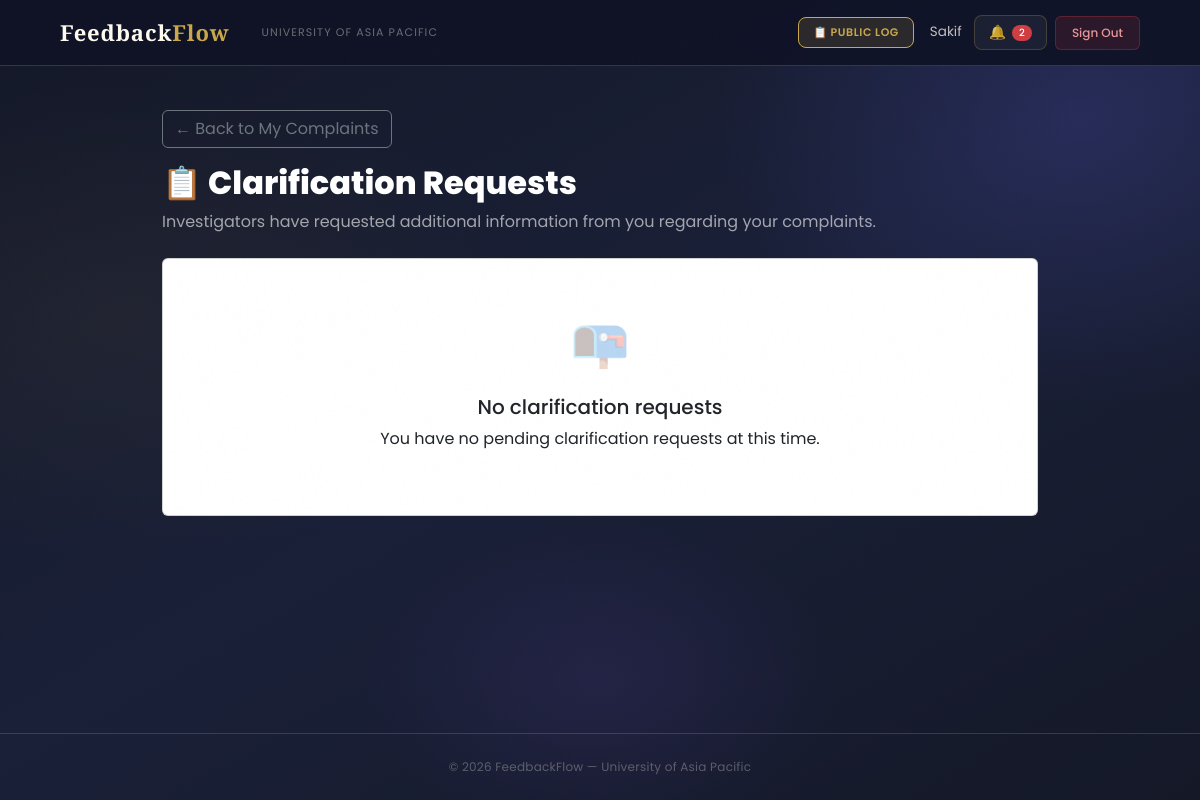
The app's page /complaints/clarifications/ (signed in), older data.
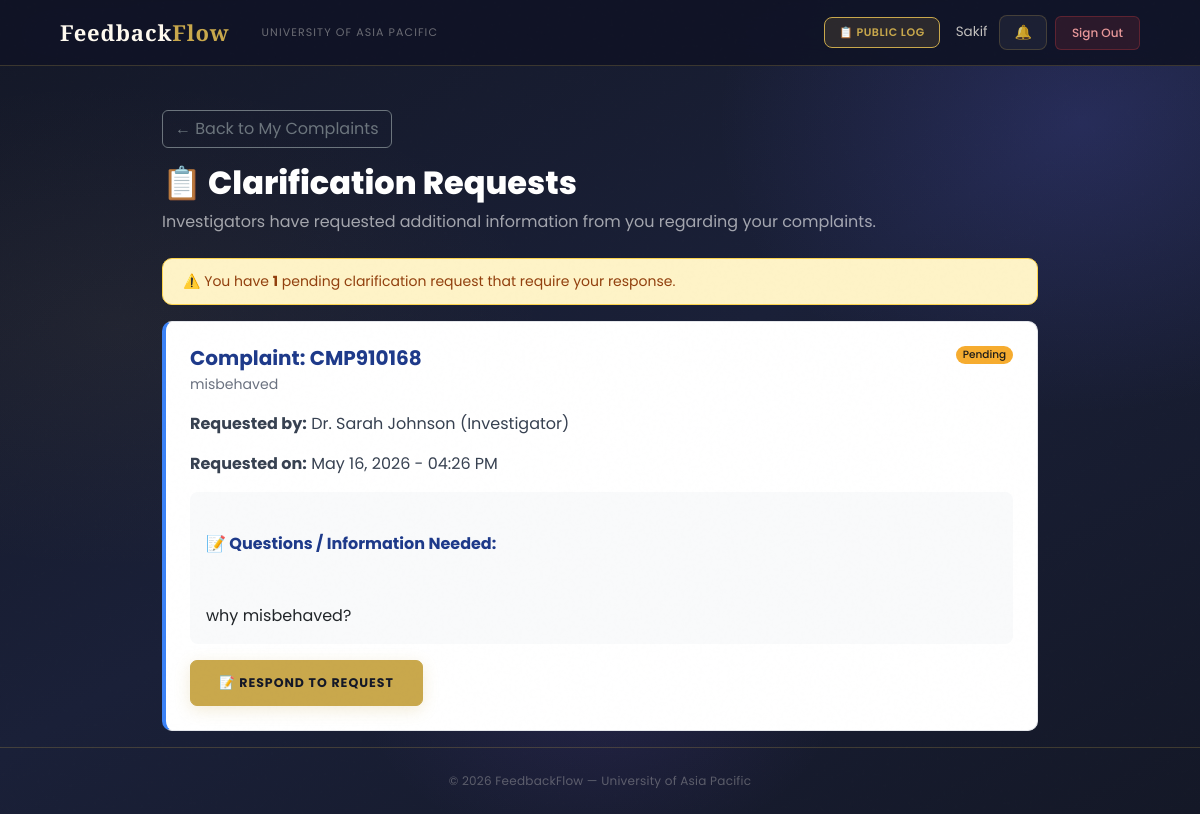
The same page, newer data.
### users/models.py (models this page shows, shortened)
class User(AbstractBaseUser, PermissionsMixin):
    ROLE_CHOICES = (
        ('Student', 'Student'),
        ('Faculty', 'Faculty'),
        ('HOD', 'Head of Department'),
        ('Staff', 'Staff'),
        ('DAO', 'Dean of Administration Office'),
        ('Admin', 'Administrator'),
        ('Committee', 'Committee Member'),
    )
    DEPARTMENT_CHOICES = (
        ('DBA', 'Department of Business Administration'),
        ('CSE', 'Department of Computer Science and Engineering'),
        ('CE', 'Department of Civil Engineering'),
        ('EEE', 'Department of Electrical and Electronic Engineering'),
        ('Pharmacy', 'Department of Pharmacy'),
        ('Law', 'Department of Law and Human Rights'),
        ('English', 'Department of English'),
        ('Architecture', 'Department of Architecture'),
    )
    COMMITTEE_TYPE_CHOICES = (
        ('Harassment Committee', 'Harassment Committee'),
        ('Proctorial Committee', 'Proctorial Committee'),
    )
    email       = models.EmailField(unique=True, max_length=255)
    full_name   = models.CharField(max_length=150)
    role        = models.CharField(max_length=20, choices=ROLE_CHOICES)
    department  = models.CharField(max_length=100, choices=DEPARTMENT_CHOICES, null=True, blank=True)
    student_id  = models.CharField(max_length=50, unique=True, null=True, blank=True)
    committee_type = models.CharField(
        max_length=50,
        choices=COMMITTEE_TYPE_CHOICES,
        null=True, blank=True
    )
    is_active   = models.BooleanField(default=True)
    is_staff    = models.BooleanField(default=False)
    created_at  = models.DateTimeField(auto_now_add=True)
    updated_at  = models.DateTimeField(auto_now=True)
    USERNAME_FIELD  = 'email'
    REQUIRED_FIELDS = ['full_name']
    objects = UserManager()
    class Meta:
        verbose_name        = 'User'
        verbose_name_plural = 'Users'
        ordering            = ['-created_at']
    def get_short_name(self):
        return self.full_name.split()[0] if self.full_name else self.email

### complaints/models.py (models this page shows, shortened)
class ClarificationRequest(models.Model):
    REQUEST_TYPE_CHOICES = (
        ('Student', 'Student Clarification'),
        ('Faculty', 'Faculty Statement'),
    )
    STATUS_CHOICES = (
        ('Pending',   'Pending Response'),
        ('Responded', 'Responded'),
        ('Forwarded', 'Forwarded to Investigator'),
    )
    finding      = models.ForeignKey(InvestigationFinding, on_delete=models.CASCADE, related_name='clarification_requests')
    requested_by = models.ForeignKey(settings.AUTH_USER_MODEL, on_delete=models.CASCADE, related_name='clarifications_requested')
    request_type = models.CharField(max_length=10, choices=REQUEST_TYPE_CHOICES)
    questions    = models.TextField(help_text='Specific questions or information needed')
    target_user  = models.ForeignKey(
        settings.AUTH_USER_MODEL, on_delete=models.CASCADE,
        related_name='clarification_requests_received',
        null=True, blank=True,
    )
    status = models.CharField(max_length=10, choices=STATUS_CHOICES, default='Pending')
    response_text = models.TextField(blank=True, null=True)
    responded_by  = models.ForeignKey(
        settings.AUTH_USER_MODEL, on_delete=models.SET_NULL,
        null=True, blank=True, related_name='clarifications_responded'
    )
    responded_at  = models.DateTimeField(null=True, blank=True)
    created_at    = models.DateTimeField(auto_now_add=True)
    class Meta:
        ordering = ['-created_at']

class InvestigationFinding(models.Model):
    VERDICT_CHOICES = (
        ('Proven',          'Complaint is Proven'),
        ('Unproven',        'Complaint is Unproven'),
        ('Needs More Info', 'Needs More Info'),
    )
    investigation = models.ForeignKey(ComplaintInvestigation, on_delete=models.CASCADE, related_name='findings')
    submitted_by  = models.ForeignKey(settings.AUTH_USER_MODEL, on_delete=models.CASCADE, related_name='investigation_findings')
    verdict       = models.CharField(max_length=30, choices=VERDICT_CHOICES)
    findings      = models.TextField()
    needs_student_clarification = models.BooleanField(default=False)
    needs_faculty_statement     = models.BooleanField(default=False)
    clarification_questions     = models.TextField(blank=True, null=True,
        help_text='Specific questions the investigator needs answered')
    submitted_at = models.DateTimeField(auto_now_add=True)
    class Meta:
        ordering        = ['-submitted_at']
        unique_together = ('investigation', 'submitted_by')

class ComplaintInvestigation(models.Model):
    complaint     = models.OneToOneField(Complaint, on_delete=models.CASCADE, related_name='investigation')
    assigned_by   = models.ForeignKey(settings.AUTH_USER_MODEL, on_delete=models.CASCADE, related_name='investigations_assigned_by')
    investigators = models.ManyToManyField(
        settings.AUTH_USER_MODEL,
        related_name='investigations_assigned_to',
        limit_choices_to={'role__in': ['Faculty', 'HOD']},
    )
    description = models.TextField()
    is_active   = models.BooleanField(default=True)
    assigned_at = models.DateTimeField(auto_now_add=True)
    due_date    = models.DateField(null=True, blank=True)
    class Meta:
        ordering = ['-assigned_at']

class Complaint(models.Model):
    COMPLAINT_TYPE_CHOICES = (
        ('Faculty',  'Complaint about Faculty'),
        ('HOD',      'Complaint about HOD'),
        ('Staff',    'Complaint about Staff'),
        ('Facility', 'Facility Issue'),
        ('Advice',   'General Advice'),
        ('Opinion',  'Opinion/Suggestion'),
    )
    STATUS_CHOICES = (
        ('Pending',             'Pending Review'),
        ('Under Investigation', 'Under Investigation'),
        ('Findings Submitted',  'Findings Submitted'),
        ('Resolved',            'Resolved'),
        ('Escalated',           'Escalated to Higher Authority'),
    )
    PRIORITY_CHOICES = (
        ('Low',    'Low'),
        ('Medium', 'Medium'),
        ('High',   'High'),
        ('Urgent', 'Urgent'),
    )
    student             = models.ForeignKey(settings.AUTH_USER_MODEL, on_delete=models.CASCADE, related_name='complaints_submitted')
    complaint_type      = models.CharField(max_length=20, choices=COMPLAINT_TYPE_CHOICES)
    resolution_deadline = models.DateField(null=True, blank=True, help_text='Deadline for resolving this complaint')
    subject             = models.CharField(max_length=200)
    description         = models.TextField()
    faculty_concerned   = models.ForeignKey(
        settings.AUTH_USER_MODEL, on_delete=models.SET_NULL,
        null=True, blank=True, related_name='complaints_against',
        limit_choices_to={'role__in': ['Faculty', 'HOD', 'Staff']}
    )
    location          = models.CharField(max_length=200, blank=True, null=True)
    status            = models.CharField(max_length=30, choices=STATUS_CHOICES, default='Pending')
    priority          = models.CharField(max_length=10, choices=PRIORITY_CHOICES, default='Medium')
    assigned_to       = models.ForeignKey(settings.AUTH_USER_MODEL, on_delete=models.SET_NULL, null=True, blank=True, related_name='complaints_assigned')
    is_anonymous      = models.BooleanField(default=False)
    final_action_note = models.TextField(blank=True, null=True)
    submitted_at      = models.DateTimeField(auto_now_add=True)
    updated_at        = models.DateTimeField(auto_now=True)
    resolved_at       = models.DateTimeField(null=True, blank=True)
    tracking_id       = models.CharField(max_length=20, unique=True, editable=False)
    class Meta:
        ordering        = ['-submitted_at']
        verbose_name    = 'Complaint'
        verbose_name_plural = 'Complaints'

### complaints/views.py (the view)
# urls.py: path('clarifications/', views.clarification_list, name='clarification_list'),
@login_required
def clarification_list(request):
    from .models import ClarificationRequest
    if request.user.role == 'Student':
        clarification_requests = ClarificationRequest.objects.filter(
            finding__investigation__complaint__student=request.user,
            request_type='Student'
        ).select_related('finding__investigation__complaint').order_by('-created_at')
    elif request.user.role in ['Faculty', 'HOD']:
        clarification_requests = ClarificationRequest.objects.filter(
            finding__investigation__complaint__faculty_concerned=request.user,
            request_type='Faculty'
        ).select_related('finding__investigation__complaint').order_by('-created_at')
    else:
        messages.error(request, 'Access denied.')
        return redirect('login')
    context = {
        'clarification_requests': clarification_requests,
        'pending_count': clarification_requests.filter(status='Pending').count(),
        'page_title': 'Clarification Requests',
    }
    return render(request, 'complaints/clarification_list.html', context)

### users/context_processors.py (called while the page is built)
def notifications_count(request):
    if request.user.is_authenticated:
        from users.models import Notification, Announcement
        count = Notification.objects.filter(
            recipient=request.user,
            is_read=False
        ).count()
        active_announcements = []
        for ann in Announcement.objects.filter(is_active=True).order_by('-created_at')[:10]:
            if ann.is_visible_to(request.user):
                active_announcements.append(ann)
            if len(active_announcements) >= 3:
                break
        return {
            'unread_notifications_count': count,
            'active_announcements': active_announcements,
        }
    return {'unread_notifications_count': 0, 'active_announcements': []}

### complaints/templates/complaints/clarification_list.html (shortened to what this page needs)
{% extends 'users/base.html' %}
{% block content %}
<div class="container mt-4" style="max-width: 900px;">
    <div class="mb-3">
        {% if request.user.role == 'Student' %}
            <a href="{% url 'my_complaints' %}" class="btn btn-outline-secondary">← Back to My Complaints</a>
        {% else %}
            <a href="{% url 'investigator_dashboard' %}" class="btn btn-outline-secondary">← Back to Dashboard</a>
        {% endif %}
    </div>
    <div class="mb-4">
        <h2 style="color:#fff; font-weight:800;">📋 Clarification Requests</h2>
        <p style="color:rgba(255,255,255,.6);">
            {% if request.user.role == 'Student' %}
                Investigators have requested additional information from you regarding your complaints.
            {% else %}
                Investigators have requested a statement from you regarding a complaint.
            {% endif %}
        </p>
    </div>
    {% if pending_count > 0 %}
    <div class="alert" style="background:#fef3c7; border:1px solid #fcd34d; color:#92400e; border-radius:10px;">
        ⚠️ You have <strong>{{ pending_count }}</strong> pending clarification request{{ pending_count|pluralize }} that require your response.
    </div>
    {% endif %}
    {% if clarification_requests %}
        {% for req in clarification_requests %}
        <div class="clarification-card {% if req.status == 'Responded' %}responded{% endif %}">
            <div class="d-flex justify-content-between align-items-start mb-3">
                <div>
                    <h5 style="color:#1e3a8a; font-weight:700; margin-bottom:0.25rem;">
                        Complaint: {{ req.finding.investigation.complaint.tracking_id }}
                    </h5>
                    <p style="color:#6b7280; font-size:0.88rem; margin:0;">
                        {{ req.finding.investigation.complaint.subject }}
                    </p>
                </div>
                <span class="badge {% if req.status == 'Responded' %}bg-success{% else %}bg-warning text-dark{% endif %}">
                    {{ req.status }}
                </span>
            </div>
            <p style="color:#374151;"><strong>Requested by:</strong> {{ req.requested_by.full_name }} (Investigator)</p>
            <p style="color:#374151;"><strong>Requested on:</strong> {{ req.created_at|date:"M d, Y - h:i A" }}</p>
            <div class="questions-box">
                <strong style="color:#1e3a8a;">📝 Questions / Information Needed:</strong><br><br>
                {{ req.questions }}
            </div>
            {% if req.status == 'Responded' %}
            <div style="background:#f0fdf4; border:1px solid #86efac; border-radius:8px; padding:1rem; margin-top:0.75rem;">
                <strong style="color:#166534;">✅ Your Response (submitted {{ req.responded_at|date:"M d, Y" }}):</strong>
                <p style="color:#212529; margin-top:0.5rem; margin-bottom:0; white-space:pre-line;">{{ req.response_text }}</p>
            </div>
            {% else %}
            <div class="mt-3">
                <a href="{% url 'respond_clarification' req.id %}" class="btn btn-primary">
                    📝 Respond to Request
                </a>
            </div>
            {% endif %}
        </div>
        {% endfor %}
    {% else %}
    <div class="card">
        <div class="card-body text-center py-5">
            <div style="font-size:3rem; opacity:0.3;">📭</div>
            <h5 class="mt-3" style="color:#6b7280;">No clarification requests</h5>
            <p style="color:#9ca3af;">You have no pending clarification requests at this time.</p>
        </div>
    </div>
    {% endif %}
</div>
{% endblock %}

### users/templates/users/base.html (shortened to what this page needs)
<!DOCTYPE html>
<html lang="en">
<head>
    <link href="https://cdn.jsdelivr.net/npm/bootstrap@5.3.0/dist/css/bootstrap.min.css" rel="stylesheet">
</head>
<body>
    <nav class="navbar navbar-expand-lg">
        <div class="container-fluid d-flex align-items-center gap-3">
            <a class="navbar-brand" href="/">Feedback<em>Flow</em></a>
            <span class="navbar-text d-none d-md-inline">University of Asia Pacific</span>
            {% if user.is_authenticated %}
            <div class="ms-auto d-flex align-items-center gap-2">
                <a href="{% url 'public_log' %}" class="btn-bell"
                    style="font-size:11px; font-weight:600; text-transform:uppercase; letter-spacing:0.05em; background:rgba(201,168,76,.15); color:var(--gold) !important; border-color:var(--gold) !important;">
                    📋 Public Log
                </a>
                <span class="nav-user-info d-none d-md-inline ms-2">{{ user.get_short_name }}</span>
                <a href="{% url 'notifications' %}" class="btn-bell ms-1">
                    🔔
                    {% if unread_notifications_count > 0 %}
                    <span class="badge bg-danger" style="font-size:10px;padding:3px 7px;">{{ unread_notifications_count }}</span>
                    {% endif %}
                </a>
                <a href="{% url 'logout' %}" class="btn-logout">Sign Out</a>
            </div>
            {% endif %}
        </div>
    </nav>
    <main>
        {% block content %}{% endblock %}
    </main>
    <footer>
        <p>© 2026 FeedbackFlow — University of Asia Pacific</p>
    </footer>
</body>
</html>

Row changes from the older to the newer data that the page shows:
added ClarificationRequest: finding.investigation.complaint.tracking_id "CMP910168", finding.investigation.complaint.subject "misbehaved", status "Pending", requested_by.full_name "Dr. Sarah Johnson", created_at "May 16, 2026 - 04:26 PM", questions "why misbehaved?", shows "📝 RESPOND TO REQUEST"
Text that changed along with them:
{{ pending_count }}: (not shown) → "1"
{{ unread_notifications_count }}: "2" → (not shown)
text no longer shown: "📭 No clarification requests You have no pending clarification requests at this time."
text now shown: "⚠️ You have pending clarification request that require your response."
